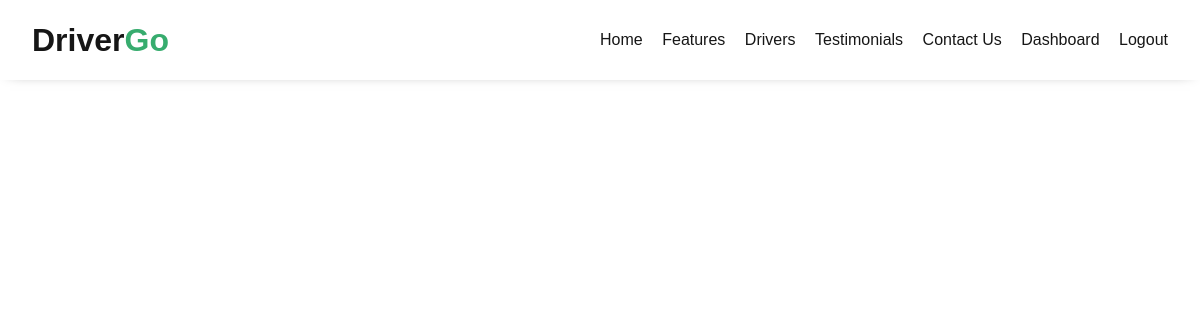
Before: /out-station (signed in) with the older database file.
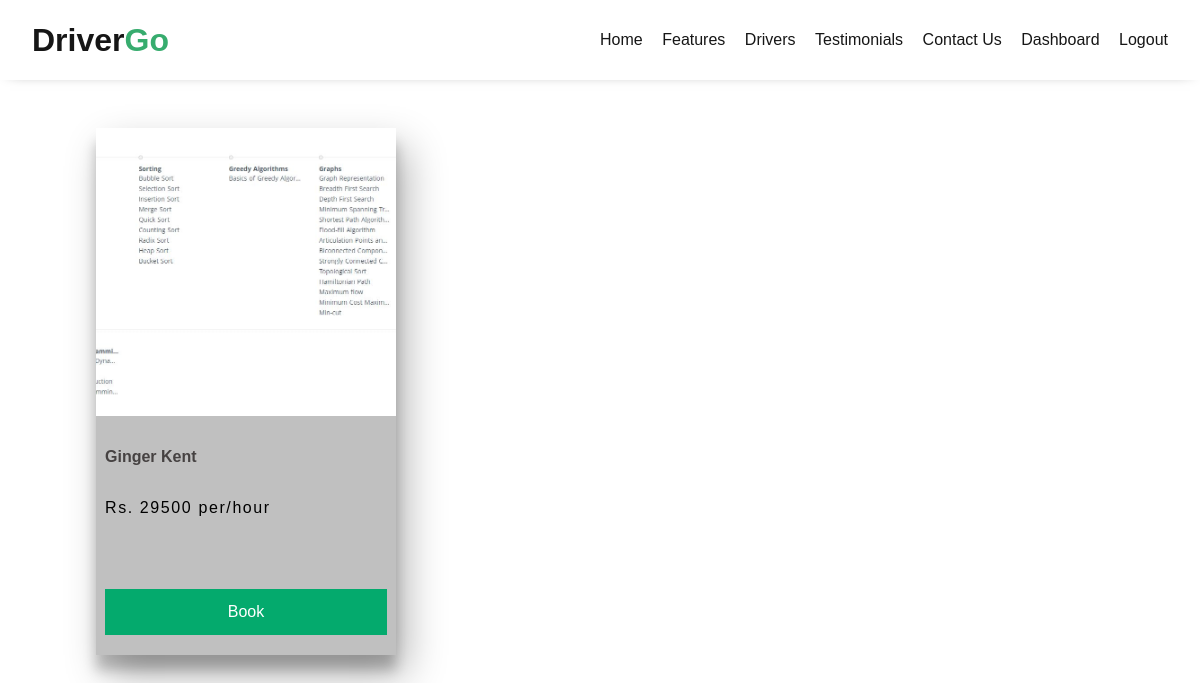
After: the same page with the newer database file.
### driver_hiring/models.py (models this page shows, shortened)
class Vehical(models.Model):
    user = models.ForeignKey(Driver, on_delete=models.CASCADE)
    vehical_image = models.ImageField(upload_to='vehical')
    vehical_no = models.CharField(max_length=100)
    owner_name = models.CharField(max_length=100)
    contact = models.CharField(max_length=100)
    price = models.CharField(max_length=100)
    vehical_type = models.CharField(max_length=100)
    travel_type = models.CharField(max_length=100,choices=typ)
    created_at = models.DateTimeField(auto_now_add=True)
    updated_at = models.DateTimeField(auto_now=True)

### driver_hiring/views.py (the view)
# urls.py: path('out-station', views.out_station,name="out_station"),
@login_required(login_url='Login')
def out_station(request):
    if request.user.is_authenticated:
        if request.method=='POST':
            vehicle = request.POST['vehicle']
            driver = request.POST['driver']
            vehicle = Vehical.objects.get(id=vehicle)
            driver = Driver.objects.get(id=driver)
            Booking.objects.create(user = request.user,vehical=vehicle,driver=driver)
            return redirect("my_booking")
    else:
        return redirect("Login")
    vehical  = Vehical.objects.filter(travel_type="outstation")
    return render(request, "outstaion.html",{'v':vehical})

### template/outstaion.html (shortened to what this page needs)
{% extends 'base.html' %}
{% block body %}
<section id="sec">
    <div class="box-container" >
        {% for v in v %}
        <form action="" method="post">
        <div class="box-container" >
            <div class="box" style="width: 300px;height: 527px;">
                <div class="image" style="max-width: 100%; max-height: 300px;">
                    <img src="{{v.vehical_image.url}}" alt="">
                </div>
                <div class="info">
                    <h3 style="font-size: 1em;">{{v.owner_name}}</h3>
                    <p style="font-size: 1em;">Rs. {{v.price}} per/hour</p>
                </div>
                <div class="btn">
                    <button  style="font-size: 1em;" onclick="return confirm('Are you sure you want to book')">Book</button>
                </div>
            </div>
        </form>
        {% endfor %}
    </div>
</section>
    {% endblock body %}

Changed rows visible on the page:
now on this page (row edited): Vehical: vehical_image (picture), owner_name "Ginger Kent", price "29500"
